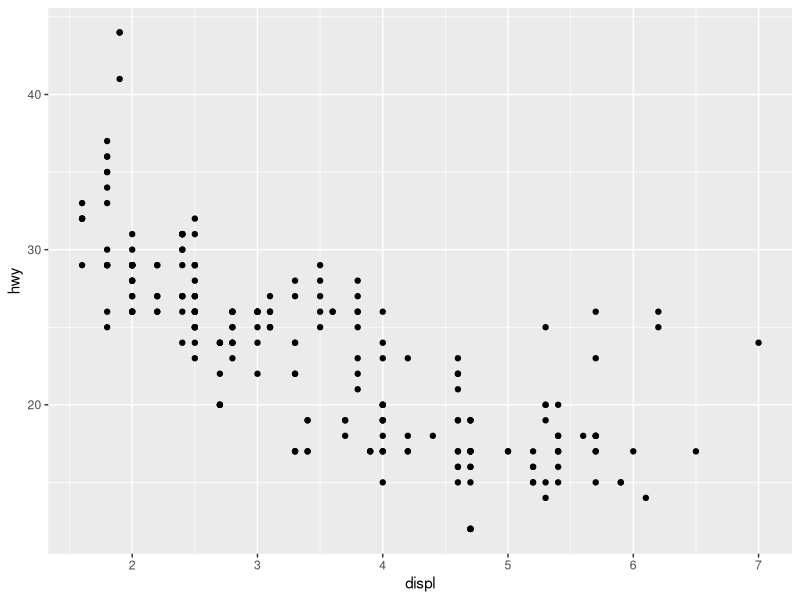
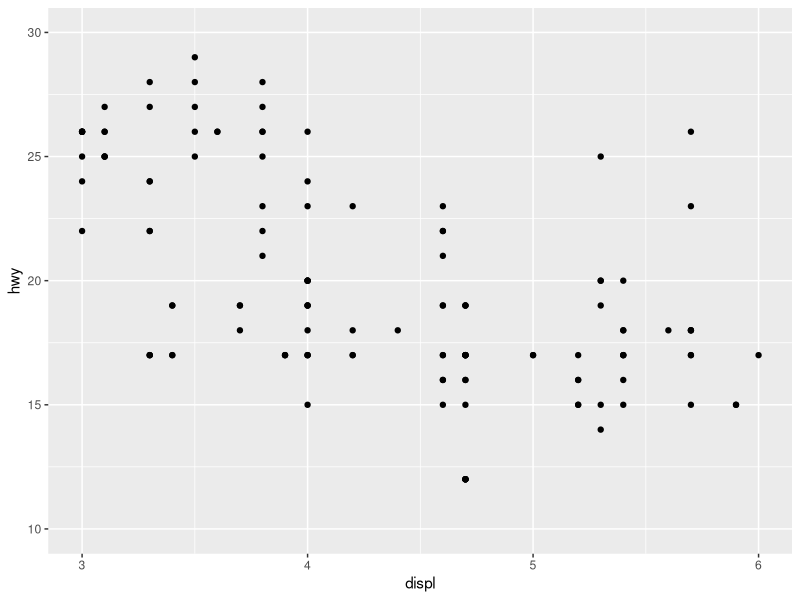
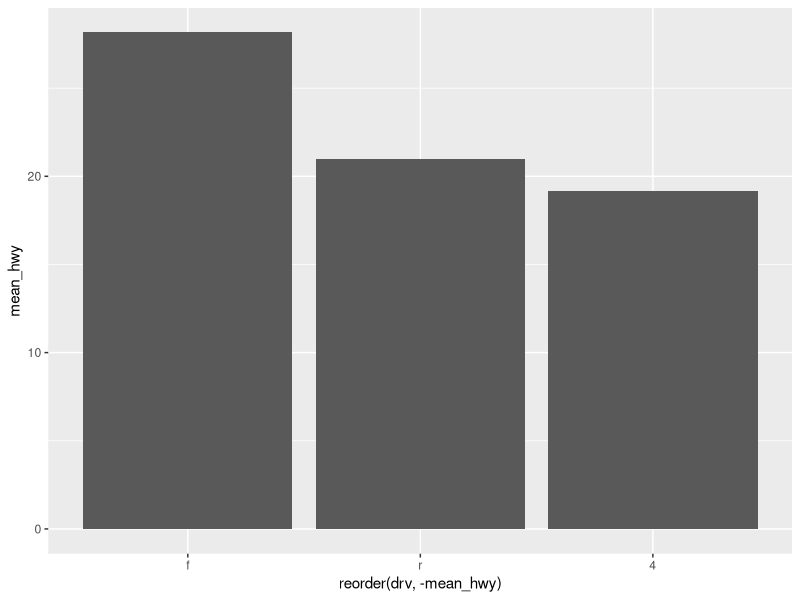
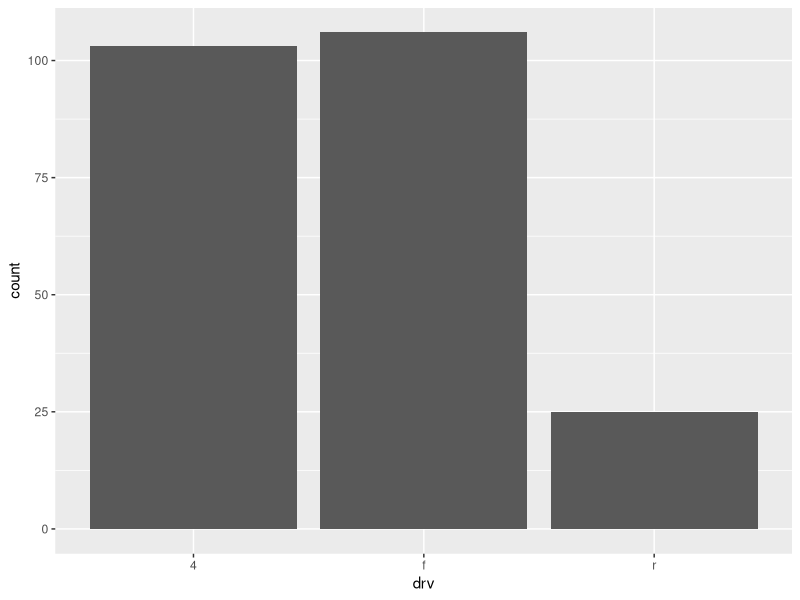
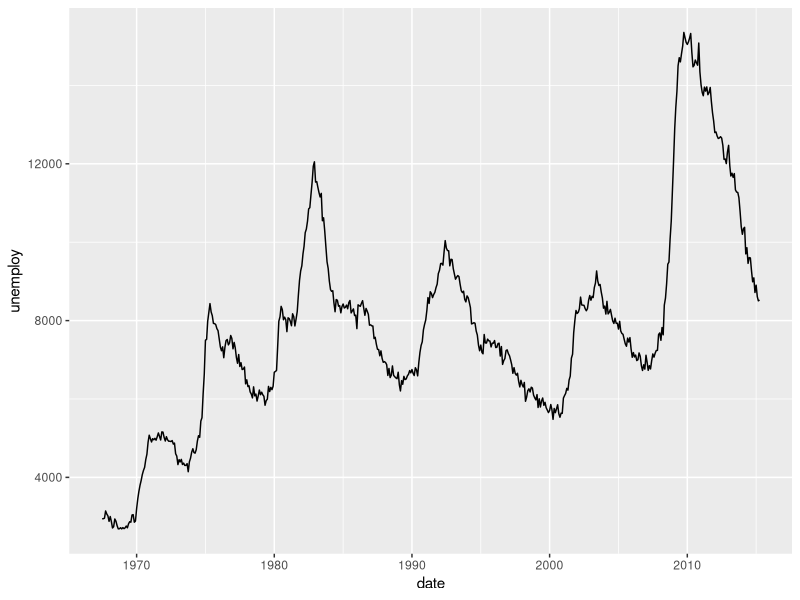
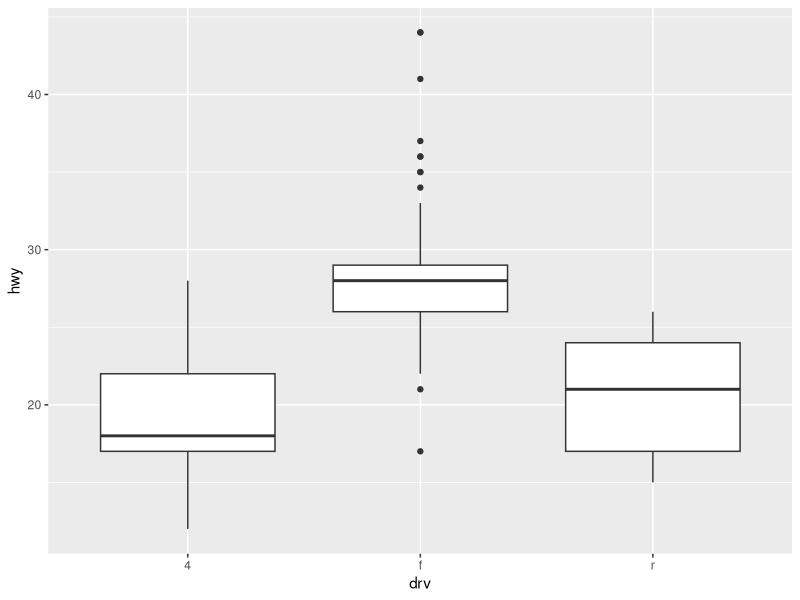

The R source for these figures, in order:
## ---- chunk 1
knitr::opts_chunk$set(echo = TRUE)
## ---- chunk 2
library(ggplot2)
library(dplyr)
mpg <- ggplot2::mpg
## ---- chunk 3
ggplot(data = mpg, aes(x = displ, y = hwy)) +
  geom_point()
## ---- chunk 4
ggplot(data = mpg, aes(x = displ, y = hwy)) +
	geom_point() +
	xlim(3, 6) +
	ylim(10, 30)
## ---- chunk 5
df_mpg <- mpg %>%
	group_by(drv) %>%
	summarise(mean_hwy = mean(hwy))
## ---- chunk 6
ggplot(data = df_mpg, aes(x = reorder(drv, -mean_hwy), y = mean_hwy)) + 
	geom_col()
## ---- chunk 7
ggplot(data = mpg, aes(x = drv)) +
	geom_bar()
## ---- chunk 8
ggplot(data = economics, aes(x = date, y = unemploy)) +
	geom_line()
## ---- chunk 9
ggplot(data = mpg, aes(x = drv, y = hwy)) +
  geom_boxplot()
